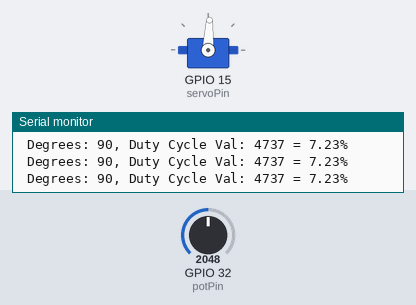
A sketch run on a simulated ESP32. Shown: servo, the last lines printed to the serial monitor. The test bench sets the inputs (shaded band); at power-on: GPIO 32 (potPin) = 2048. Servo pulses on a pin are drawn as a servo (544–2400 µs = 0–180°).

Above: at 1.2 s.
1.3 s: GPIO 32 (potPin) set to 2249
At 1.9 s:
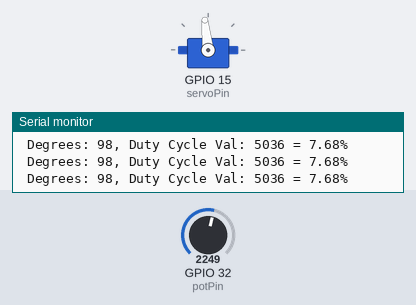
4.3 s: GPIO 32 (potPin) set to 2329
At 5.1 s:
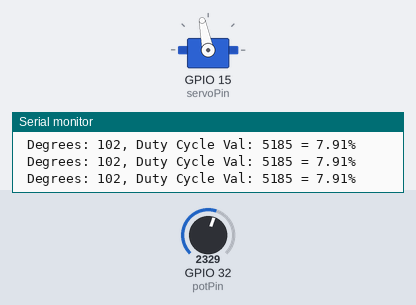
5.8 s: GPIO 32 (potPin) set to 1335
At 6.2 s:
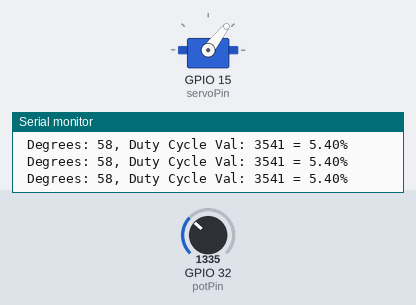
7.3 s: GPIO 32 (potPin) set to 243
At 7.8 s:
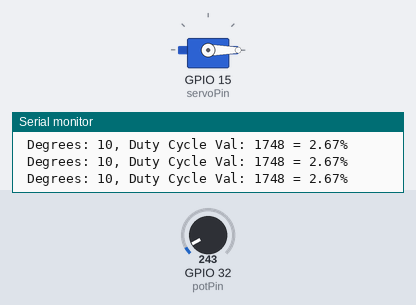
8.8 s: GPIO 32 (potPin) set to 213
11.8 s: GPIO 32 (potPin) set to 3603
At 12.3 s:
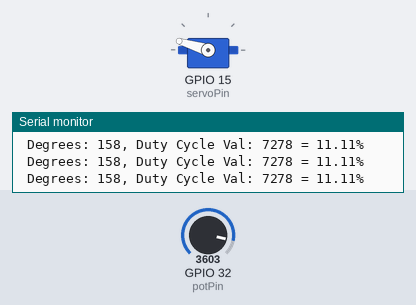
Timing chart, 0 to 14.3 s (numbered marks = the images above; inputs shaded):
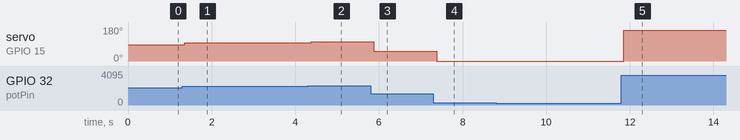

The sketch:

MSEduinoServo.ino
```cpp
/*
  Demonstrates set up and control of an RC servo on the ESP32 using a potentiometer (variable resistor)

  Language: Arduino (ESP32)
  Author: Michael Naish
  Date: 21/01/24

  Rev 1 - Initial verison

*/

#define OUTPUT_ON                          // uncomment to turn on output debugging information

const int potPin = 32;                       // select the analog pin used for the potentiometer
const int servoPin = 15;                     // select the digital pin used for RC servo motor
const int servoChannel = 6;                  // select the channel used for the RC servo motor

int val;                                     // input value from the analog pin
int servoPos;                                // desired servo angle

void setup() {
#ifdef OUTPUT_ON
  Serial.begin(9600);
#endif

  ledcAttachPin(servoPin, servoChannel);     // Assign servo pin to servo channel
  ledcSetup(servoChannel, 50, 16);           // setup for channel for 50 Hz, 16-bit resolution
}

void loop() {
  val = analogRead(potPin);                  // reads the value of the potentiometer (value between 0 and 4096)
  servoPos = map(val, 0, 4096, 0, 180);      // scale it into servo range 0 to 180 degrees
  ledcWrite(servoChannel, degreesToDutyCycle(servoPos));  // set the desired servo position
}

// converts servo position in degrees into the required duty cycle for an RC servo motor control signal assuming 16-bit resolution
long degreesToDutyCycle(int deg) {
  const long minDutyCycle = 1375;            // duty cycle for 0 degrees
  const long maxDutyCycle = 8100;            // duty cycle for 180 degrees

  long dutyCycle = map(deg, 0, 180, minDutyCycle, maxDutyCycle);  // convert to duty cycle

#ifdef OUTPUT_ON
  Serial.print(" Degrees: ");
  Serial.print(servoPos);
  Serial.print(", Duty Cycle Val: ");
  Serial.print(dutyCycle);
  Serial.print(" = ");
  float percent = dutyCycle * 0.0015259;     // dutyCycle / 65535 * 100
  Serial.print(percent);
  Serial.println("%");
#endif

  return dutyCycle;
}
```

Measured:
- after the input at 1.3 s, servo on GPIO 15 (servoPin): 87° → 96° after 0.05 s
- after the input at 4.3 s, servo on GPIO 15 (servoPin): 96° → 101° after 0.08 s
- after the input at 5.8 s, servo on GPIO 15 (servoPin): 101° → 52° after 0.08 s
- after the input at 7.3 s, servo on GPIO 15 (servoPin): 52° → 0° after 0.09 s
- after the input at 11.8 s, servo on GPIO 15 (servoPin): 0° → 163° after 0.05 s
